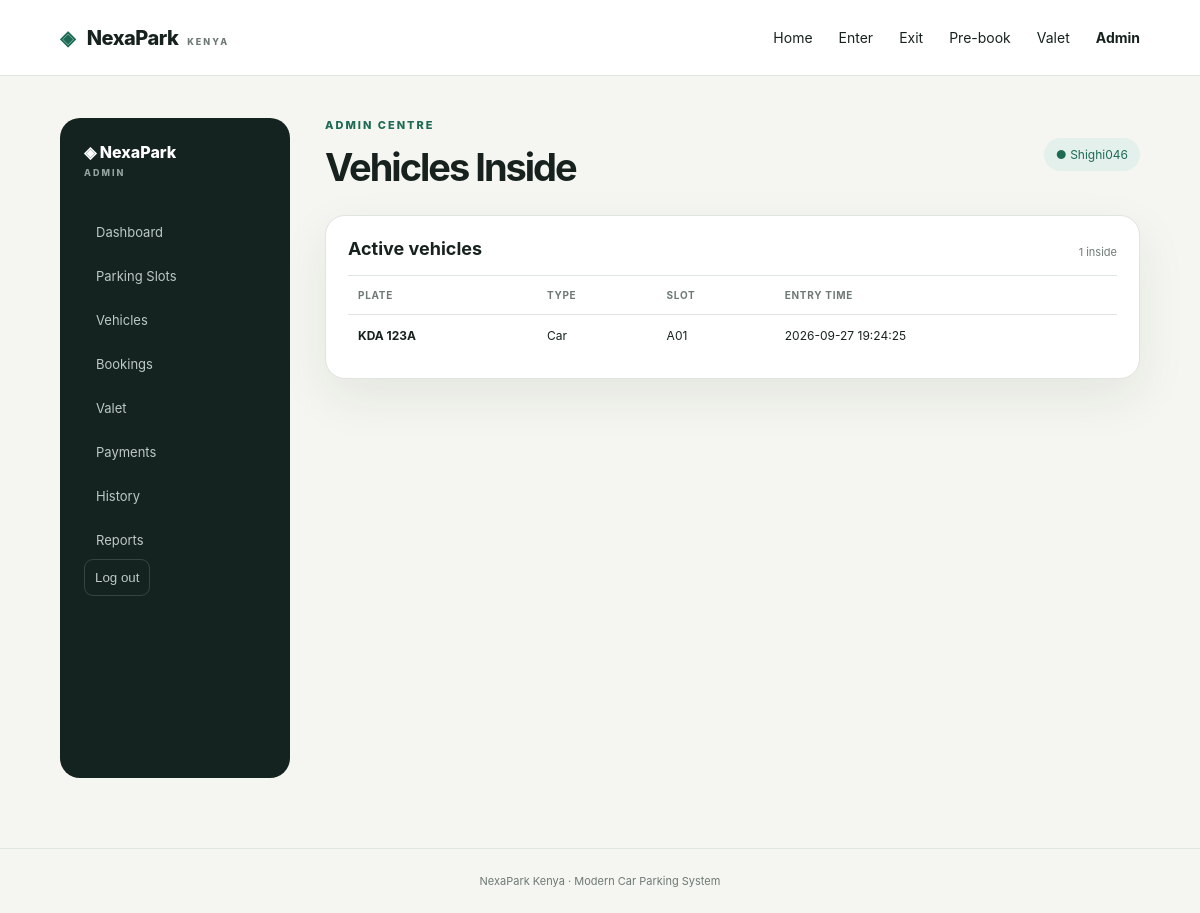
Page /admin/vehicles (signed in) on the committed database.
### tables this page shows
CREATE TABLE parking_sessions (
        session_id INTEGER PRIMARY KEY AUTOINCREMENT,
        vehicle_id INTEGER NOT NULL,
        slot_id INTEGER NOT NULL,
        entry_time TEXT NOT NULL,
        exit_time TEXT,
        duration_minutes INTEGER,
        fee INTEGER,
        status TEXT NOT NULL CHECK(status IN ('ACTIVE','COMPLETED')),
        FOREIGN KEY(vehicle_id) REFERENCES vehicles(vehicle_id),
        FOREIGN KEY(slot_id) REFERENCES parking_slots(slot_id)
    );

CREATE TABLE vehicles (
        vehicle_id INTEGER PRIMARY KEY AUTOINCREMENT,
        plate_number TEXT UNIQUE NOT NULL,
        vehicle_type TEXT NOT NULL
    );

CREATE TABLE parking_slots (
        slot_id INTEGER PRIMARY KEY AUTOINCREMENT,
        slot_number TEXT UNIQUE NOT NULL,
        status TEXT NOT NULL CHECK(status IN ('AVAILABLE','OCCUPIED'))
    );

### app.py (the view)
@app.get("/admin/vehicles")
@admin_required
def admin_vehicles():
    return render_template("admin/vehicles.html", vehicles=get_active_vehicles())

### app.py (called while the page is built)
def admin_required(view):
    @wraps(view)
    def wrapped(*args, **kwargs):
        if not session.get("admin_id"):
            flash("Please sign in as an admin to continue.", "error")
            return redirect(url_for("admin_login", next=request.path))
        return view(*args, **kwargs)
    return wrapped

### database.py (called while the page is built)
def get_connection():
    os.makedirs(DB_DIR, exist_ok=True)
    conn = sqlite3.connect(DB_PATH)
    conn.row_factory = sqlite3.Row
    conn.execute("PRAGMA foreign_keys = ON")
    return conn

def get_active_vehicles():
    conn = get_connection()
    rows = conn.execute("""
        SELECT v.plate_number, v.vehicle_type, ps.slot_number,
               s.entry_time
        FROM parking_sessions s
        JOIN vehicles v ON v.vehicle_id=s.vehicle_id
        JOIN parking_slots ps ON ps.slot_id=s.slot_id
        WHERE s.status='ACTIVE'
        ORDER BY s.entry_time DESC
    """).fetchall()
    conn.close()
    return [dict(r) for r in rows]

### templates/admin/vehicles.html (shortened to what this page needs)
{% extends "admin/base.html" %}
{% block admin_heading %}Vehicles Inside{% endblock %}
{% block admin_content %}
<div class="card table-card"><div class="panel-head"><h2>Active vehicles</h2><span>{{ vehicles|length }} inside</span></div>
<table><thead><tr><th>Plate</th><th>Type</th><th>Slot</th><th>Entry time</th></tr></thead><tbody>
{% for v in vehicles %}<tr><td><strong>{{ v.plate_number }}</strong></td><td>{{ v.vehicle_type }}</td><td>{{ v.slot_number }}</td><td>{{ v.entry_time }}</td></tr>{% else %}<tr><td colspan="4">No vehicles are currently inside.</td></tr>{% endfor %}
</tbody></table></div>
{% endblock %}

### static/css/style.css (style rules this page uses)
:root { --ink:#17221f;--muted:#6e7975;--paper:#f5f6f1;--card:#fff;--line:#dfe5df;--green:#1e6b55;--green2:#2d8b6f;--dark:#14231f;--red:#bd5a4e;--shadow:0 18px 50px rgba(20,35,31,.08) }
* { box-sizing:border-box }
body { margin:0;background:var(--paper);color:var(--ink);font-family:Inter,ui-sans-serif,system-ui,-apple-system,BlinkMacSystemFont,"Segoe UI",sans-serif }
.section-head,.panel-head,.admin-top { display:flex;align-items:flex-end;justify-content:space-between;gap:20px }
.card { background:var(--card);border:1px solid var(--line);border-radius:20px;box-shadow:var(--shadow) }
.panel-head h2 { margin:0;font-size:18px }
.panel-head a,.panel-head span { font-size:11px;color:var(--muted) }
.table-card { padding:22px;overflow:auto }
.table-card .panel-head { margin-bottom:16px }
table { width:100%;border-collapse:collapse;font-size:12px }
th,td { text-align:left;padding:13px 10px;border-top:1px solid var(--line);white-space:nowrap }
th { color:var(--muted);font-size:10px;text-transform:uppercase;letter-spacing:.7px }

### rows in the picture
parking_sessions: plate_number "KDA 123A", vehicle_type "Car", slot_number "A01", entry_time "2026-09-27 19:24:25"

### other values in the picture
{{ session.get('admin_username') }} "Shighi046"
{{ vehicles|length }} "1"
